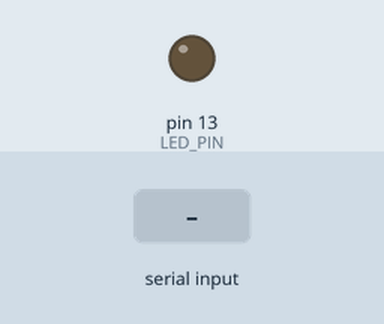
Recording of a sketch running on a simulated Arduino Uno, built with avr-gcc and run on an emulated ATmega328P. On the bench: output pins drawn as LEDs (lit = HIGH). The inputs (shaded band) are chosen by the test bench. What the sketch prints to the serial monitor is not drawn.

Above: at 1.2 s.
1.3 s: "1" received over the second serial link
At 1.7 s:
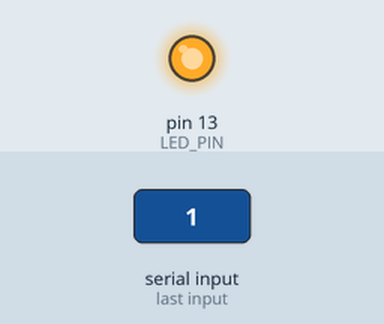
4.3 s: "0" received over the second serial link
At 5.2 s:
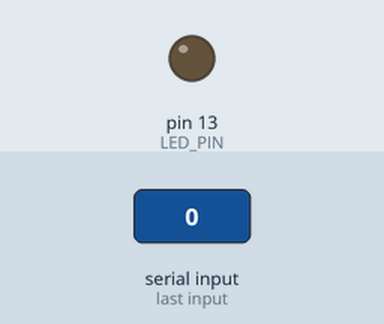
Timing chart, 0 to 7.3 s (numbered marks = the images above; inputs shaded):
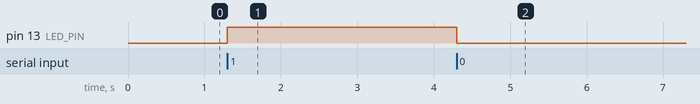

Measured:
- after the input at 1.3 s, pin 13 (LED_PIN): LOW → HIGH at once
- after the input at 4.3 s, pin 13 (LED_PIN): HIGH → LOW at once

The sketch:

ARD.ino
```cpp
#include <SoftwareSerial.h>

#define RX_PIN 10
#define TX_PIN 9
#define LED_PIN 13     // ĐÈN NGOÀI (không phải onboard)

SoftwareSerial mySerial(RX_PIN, TX_PIN);

void setup() {
  Serial.begin(9600);
  mySerial.begin(9600);
  pinMode(LED_PIN, OUTPUT);
  digitalWrite(LED_PIN, LOW);

  Serial.println("=== ARDUINO UNO (LED ngoài chân 8) ===");
  Serial.println("Gửi 1/0 để điều khiển đèn Wemos D6.");
  Serial.println("Nhận 1/0 từ Wemos để điều khiển đèn UNO chân 8.");
}

void loop() {
  // Nhận từ Wemos -> điều khiển đèn UNO
  if (mySerial.available()) {
    char c = mySerial.read();
    Serial.print("Nhận từ Wemos: ");
    Serial.println(c);
    if (c == '1') {
      digitalWrite(LED_PIN, HIGH);
      Serial.println("=> Bật đèn UNO (chân 8)");
    } else if (c == '0') {
      digitalWrite(LED_PIN, LOW);
      Serial.println("=> Tắt đèn UNO (chân 8)");
    }
  }

  // Gửi từ Serial Monitor UNO -> điều khiển đèn Wemos
  if (Serial.available()) {
    char cmd = Serial.read();
    if (cmd == '1' || cmd == '0') {
      mySerial.print(cmd);
      Serial.print("Đã gửi sang Wemos: ");
      Serial.println(cmd);
    }
  }
}
```
